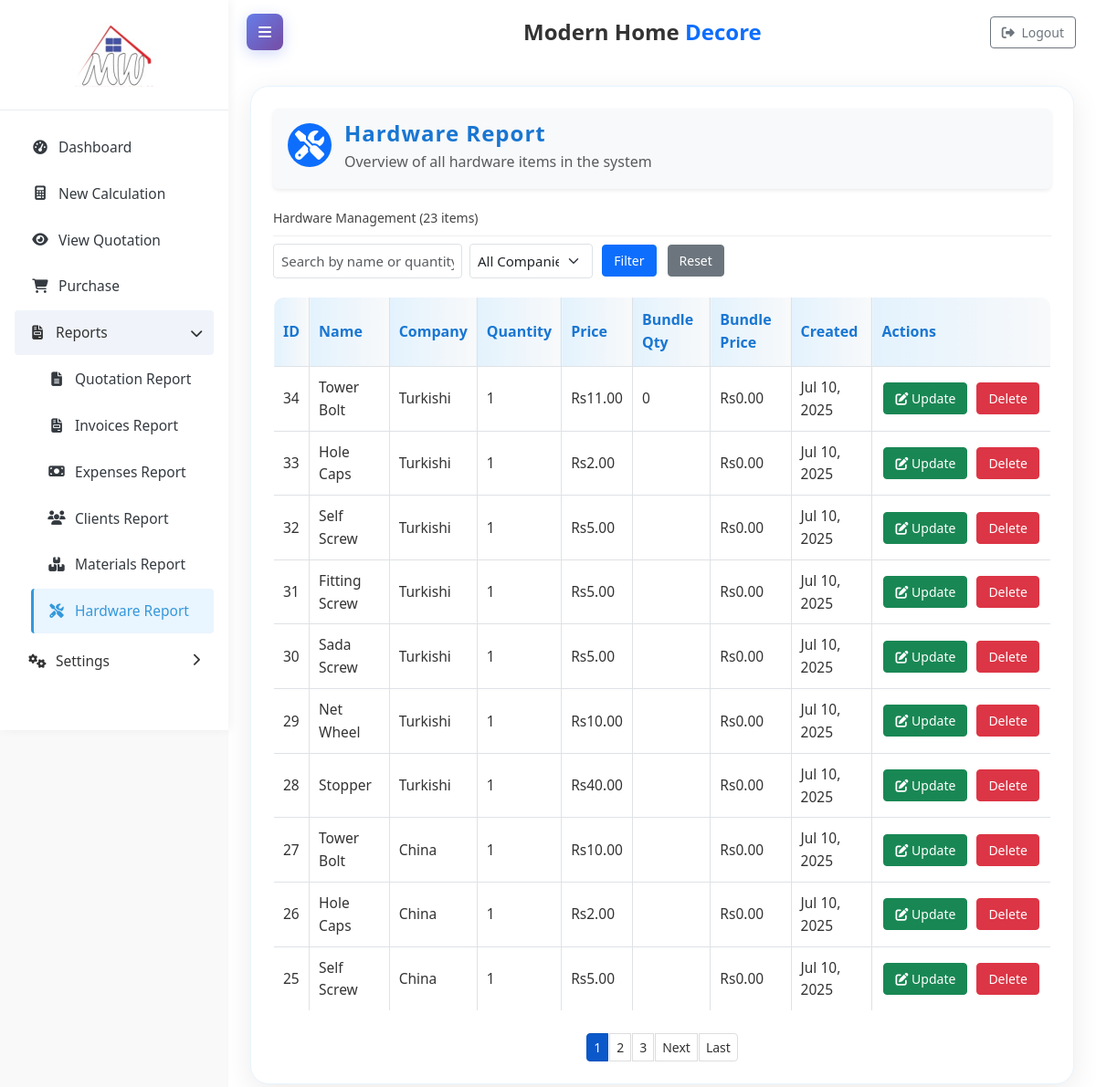
Screenshot of /?page=reports_hardware with the database file from the repository.
### tables this page shows
CREATE TABLE `hardware` (
  `id` int(11) NOT NULL,
  `company_id` int(11) NOT NULL,
  `name` varchar(255) NOT NULL,
  `quantity` int(11) NOT NULL,
  `price` decimal(10,2) NOT NULL,
  `bundle_quantity` int(11) DEFAULT NULL,
  `bundle_price` decimal(10,2) DEFAULT NULL,
  `created_at` timestamp NOT NULL DEFAULT current_timestamp()
);

CREATE TABLE `companies` (
  `id` int(11) NOT NULL,
  `name` varchar(255) NOT NULL,
  `description` text DEFAULT NULL,
  `created_at` timestamp NOT NULL DEFAULT current_timestamp(),
  `updated_at` timestamp NOT NULL DEFAULT current_timestamp() ON UPDATE current_timestamp()
);

### reports_hardware.php (the view, shortened to what this page needs)
<?php
require_once 'db.php';
$per_page = 10;
$page_num = isset($_GET['p']) ? max(1, (int)$_GET['p']) : 1;
$offset = max(0, ($page_num - 1) * $per_page);
$search = isset($_GET['search']) ? $conn->real_escape_string($_GET['search']) : '';
$company_filter = isset($_GET['company']) ? (int)$_GET['company'] : 0;
$sql = "
    SELECT
        h.*,
        co.name AS company_name,
        COUNT(*) OVER() AS total_count
    FROM hardware h
    LEFT JOIN companies co ON h.company_id = co.id
";
$sql .= " ORDER BY h.created_at DESC LIMIT $offset, $per_page";
$result = $conn->query($sql);
$hardware = [];
$total_count = 0;
if ($result && $result->num_rows > 0) {
    while ($row = $result->fetch_assoc()) {
        if ($total_count === 0) {
            $total_count = $row['total_count'];
        }
        unset($row['total_count']);
        $hardware[] = $row;
    }
} else {
    $hardware = [];
}
$total_pages = ceil($total_count / $per_page);
?>
<!DOCTYPE html>
<html lang="en">
<head>
</head>
<body>
    <div class="container" style="background:#fff; border-radius:20px; box-shadow:0 8px 32px rgba(0,0,0,0.08); padding:24px; border:1px solid #e8f4fd;">
        <div class="d-flex align-items-center bg-light rounded shadow-sm pt-2 pb-3 px-3 mb-4" style="gap: 14px;">
            <span class="bg-primary text-white rounded-circle d-flex align-items-center justify-content-center" style="width: 48px; height: 48px; font-size: 2rem;">
                <i class="fas fa-tools"></i>
            </span>
            <div style="display: flex; flex-direction: column;">
                <span style="font-size: 1.5rem; font-weight: 600; color: #1976d2; letter-spacing: 1px;">Hardware Report</span>
                <small class="text-muted" style="font-size: 1rem;">Overview of all hardware items in the system</small>
            </div>
        </div>
        <h3>Hardware Management (<?= $total_count ?> items)</h3>
        <form method="get" action="">
            <div class="row g-2 align-items-center mb-3">
                <div class="col-md-3">
                    <input type="text" name="search" class="form-control form-control-sm" style="height:38px;font-size:15px;" placeholder="Search by name or quantity..." value="<?= !empty($search) ? htmlspecialchars($search) : '' ?>">
                </div>
                <div class="col-md-2">
                    <select name="company" class="form-select form-select-sm" style="height:38px;font-size:15px;">
                        <option value="0">All Companies</option>
                    </select>
                </div>
                <div class="col-md-auto">
                    <button type="submit" class="btn btn-primary btn-sm">Filter</button>
                </div>
                <div class="col-md-auto">
                    <a href="index.php?page=reports_hardware" class="btn btn-secondary btn-sm">Reset</a>
                </div>
            </div>
        </form>
        <table class="report-table">
            <thead>
                <tr>
                    <th>ID</th>
                    <th>Name</th>
                    <th>Company</th>
                    <th>Quantity</th>
                    <th>Price</th>
                    <th>Bundle Qty</th>
                    <th>Bundle Price</th>
                    <th>Created</th>
                    <th>Actions</th>
                </tr>
            </thead>
            <tbody>
                <?php if (empty($hardware)): ?>
                    <tr>
                        <td colspan="9" style="text-align: center;">No hardware items found</td>
                    </tr>
                <?php else: ?>
                    <?php foreach ($hardware as $item): ?>
                    <tr>
                        <td><?= htmlspecialchars($item['id'] ?? '') ?></td>
                        <td><?= htmlspecialchars($item['name'] ?? '') ?></td>
                        <td><?= htmlspecialchars($item['company_name'] ?? 'N/A') ?></td>
                        <td><?= htmlspecialchars($item['quantity'] ?? '') ?></td>
                        <td>Rs<?= isset($item['price']) ? number_format((float)$item['price'], 2) : '0.00' ?></td>
                        <td><?= htmlspecialchars($item['bundle_quantity'] ?? '') ?></td>
                        <td>Rs<?= isset($item['bundle_price']) ? number_format((float)$item['bundle_price'], 2) : '0.00' ?></td>
                        <td><?= !empty($item['created_at']) ? date('M d, Y', strtotime($item['created_at'])) : '' ?></td>
                        <td class="actions">
                            <a href="#" class="btn btn-success btn-sm me-1" onclick="openEditHardwareModal({
                                id: '<?= $item['id'] ?>',
                                name: '<?= htmlspecialchars($item['name'], ENT_QUOTES) ?>',
                                company_id: '<?= $item['company_id'] ?>',
                                quantity: '<?= $item['quantity'] ?>',
                                price: '<?= $item['price'] ?>',
                                bundle_quantity: '<?= $item['bundle_quantity'] ?>',
                                bundle_price: '<?= $item['bundle_price'] ?>'
                            }); return false;">
                                <i class="fas fa-edit"></i> Update
                            </a>
                            <a href="index.php?page=reports_hardware&delete=<?= $item['id'] ?>" class="btn btn-danger btn-sm" onclick="return confirm('Are you sure you want to delete this hardware item?')">Delete</a>
                        </td>
                    </tr>
                    <?php endforeach; ?>
                <?php endif; ?>
            </tbody>
        </table>
        <?php if ($total_pages > 1): ?>
        <div class="pagination d-flex justify-content-center">
            <div class="btn-group" role="group" aria-label="Pagination">
            <?php
            $start = max(1, $page_num - 2);
            $end = min($total_pages, $page_num + 2);
            for ($i = $start; $i <= $end; $i++): ?>
                <?php if ($i == $page_num): ?>
                    <span class="btn btn-primary btn-lg active"><?= $i ?></span>
                <?php else: ?>
                    <a href="index.php?page=reports_hardware&p=<?= $i ?>&search=<?= urlencode($search) ?>&company=<?= $company_filter ?>" class="btn btn-outline-primary btn-lg"><?= $i ?></a>
                <?php endif; ?>
            <?php endfor; ?>
            <?php if ($page_num < $total_pages): ?>
                <a href="index.php?page=reports_hardware&p=<?= $page_num + 1 ?>&search=<?= urlencode($search) ?>&company=<?= $company_filter ?>" class="btn btn-outline-primary btn-lg">Next</a>
                <a href="index.php?page=reports_hardware&p=<?= $total_pages ?>&search=<?= urlencode($search) ?>&company=<?= $company_filter ?>" class="btn btn-outline-primary btn-lg">Last</a>
            <?php endif; ?>
            </div>
        </div>
        <?php endif; ?>
    </div>
</body>
</html>

### index.php (style rules this page uses)
:root { --primary: #3498db; --secondary: #2980b9; --accent: #2c3e50; --light: #f8f9fa; --dark: #343a40; }
body { font-family: 'Segoe UI', sans-serif; background-color: #f5f8fa; }

### reports_hardware.php (style rules this page uses)
body { font-family: 'Segoe UI', Tahoma, Geneva, Verdana, sans-serif; line-height: 1.6; color: #333; margin: 0; background-color: #f9f9f9; }
.container { max-width: 1200px; margin: 0 auto; background: #fff; padding: 20px; box-shadow: 0 0 10px rgba(0,0,0,0.1); }
h3 { color: #444; border-bottom: 1px solid #eee; padding-bottom: 10px; margin-top: 0; font-size: 14px; }
table { width: 100%; border-collapse: collapse; margin-top: 20px; }
th, td { text-align: left; border-bottom: 1px solid #ddd; }
th { background-color: #f2f2f2; font-weight: 600; }
.actions { white-space: nowrap; }
.btn { display: inline-block; padding: 6px 12px; margin: 0 2px; text-decoration: none; border-radius: 4px; font-size: 14px; }
.pagination { margin-top: 20px; display: flex; justify-content: center; gap: 5px; }
.pagination a, .pagination span { padding: 4px 7px; border: 1px solid #ddd; border-radius: 4px; text-decoration: none; color: #333; }
input[type="text"] { font-size: 10px; }
.report-table { border:1px solid #dee2e6; border-radius:12px; overflow:hidden; width:100%; background:#fff; margin-bottom: 24px; }
.report-table th { background: linear-gradient(90deg, #e3f2fd 0%, #f8f9fa 100%); color: #1976d2; font-weight: 700; font-size: 1rem; text-align: left; vertical-align: middle; padding: 12px 10px; border:1px solid #dee2e6; }
.report-table td { font-size: 0.97rem; color: #333; text-align: left; vertical-align: middle; padding: 10px 10px; border:1px solid #dee2e6; background: #fff; }
.report-table .actions { white-space: nowrap; }

### rows the page displays
hardware: id "34", name "Tower Bolt", company.name "Turkishi", quantity "1", price "11.00", bundle_quantity "0", bundle_price "0.00", created_at "Jul 10, 2025"
hardware: id "33", name "Hole Caps", company.name "Turkishi", quantity "1", price "2.00", shows "0.00", created_at "Jul 10, 2025"
hardware: id "32", name "Self Screw", company.name "Turkishi", quantity "1", price "5.00", shows "0.00", created_at "Jul 10, 2025"
hardware: id "31", name "Fitting Screw", company.name "Turkishi", quantity "1", price "5.00", shows "0.00", created_at "Jul 10, 2025"
hardware: id "30", name "Sada Screw", company.name "Turkishi", quantity "1", price "5.00", shows "0.00", created_at "Jul 10, 2025"
hardware: id "29", name "Net Wheel", company.name "Turkishi", quantity "1", price "10.00", created_at "Jul 10, 2025"
hardware: id "28", name "Stopper", company.name "Turkishi", quantity "1", price "40.00", created_at "Jul 10, 2025"
hardware: id "27", name "Tower Bolt", company.name "China", quantity "1", price "10.00", created_at "Jul 10, 2025"
hardware: id "26", name "Hole Caps", company.name "China", quantity "1", price "2.00", shows "0.00", created_at "Jul 10, 2025"
hardware: id "25", name "Self Screw", company.name "China", quantity "1", price "5.00", shows "0.00", created_at "Jul 10, 2025"

### other values shown
$total_count "23"
